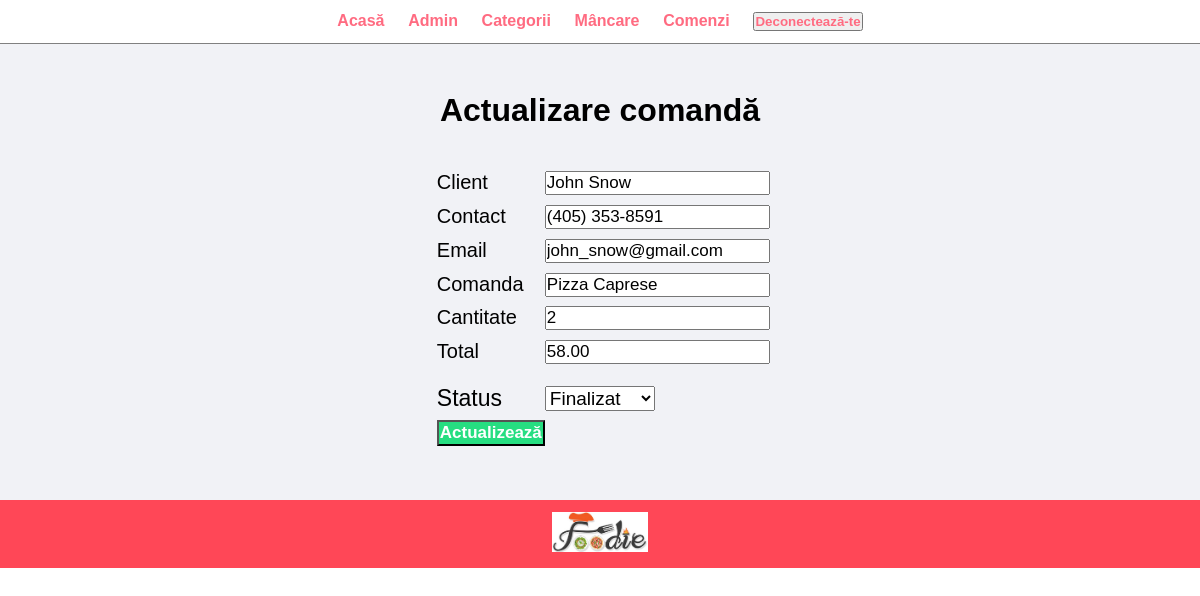
The app's page /admin/update-order.php?id=14 (signed in) with its own data.
### tables this page shows
CREATE TABLE IF NOT EXISTS `order` (
  `id` int(10) unsigned NOT NULL auto_increment,
  `food` varchar(150) NOT NULL,
  `price` decimal(10,2) NOT NULL,
  `quantity` int(11) NOT NULL,
  `total` decimal(10,2) NOT NULL,
  `order_date` datetime NOT NULL,
  `status` varchar(50) NOT NULL,
  `customer_name` varchar(150) NOT NULL,
  `customer_contact` varchar(20) NOT NULL,
  `customer_email` varchar(150) NOT NULL,
  `customer_address` varchar(255) NOT NULL,
  PRIMARY KEY  (`id`)
);

### admin/update-order.php (the view, shortened to what this page needs)
<?php include('partials/menu.php'); ?>
<?php
    if(isset($_GET['id']))
    {
        $id = $_GET['id'];
        $sql = "SELECT * FROM `order` WHERE id='$id'";
        $result = mysqli_query($connection, $sql);
        if($result==TRUE)
        {
            $cnt = mysqli_num_rows($result);
            if($cnt == 1)
            {
                $nr = mysqli_fetch_assoc($result);
                $food = $nr['food'];
                $quantity = $nr['quantity'];
                $total = $nr['total'];
                $customer_name = $nr['customer_name'];
                $customer_contact = $nr['customer_contact'];
                $customer_email = $nr['customer_email'];
                $status = $nr['status'];
            }
            else
            {
                $_SESSION['no-order'] = "<div class='error'>Comanda nu a fost găsită.</div>";
                header("location: http://localhost/ATESTAT/admin/manage-order.php");
            }
        }
    }
    else header("location:http://localhost/ATESTAT/admin/manage-order.php");
?>
<div class="main-content">
    <div class="wrapper">
        <h1 style="text-align: center;">Actualizare comandă</h1>
        <br>
        <br>
        <form action="" method="POST">
            <table class="tbl-30">
                <tr>
                    <td>Client</td>
                    <td><input type="text" name="customer_name" value="<?php echo $customer_name; ?>"></td>
                </tr>
                <tr>
                    <td>Contact</td>
                    <td><input type="tel" name="customer_contact" value="<?php echo $customer_contact; ?>"></td>
                </tr>
                <tr>
                    <td>Email</td>
                    <td><input type="email" name="customer_email" value="<?php echo $customer_email; ?>"></td>
                </tr>
                <tr>
                    <td>Comanda</td>
                    <td><input name="food" value="<?php echo $food; ?>"></td>
                </tr>
                <tr>
                    <td>Cantitate</td>
                    <td><input name="quantity" value="<?php echo $quantity; ?>"></td>
                </tr>
                <tr>
                    <td>Total</td>
                    <td><input type="total" name="total" value="<?php echo $total; ?>"></td>
                </tr>
                <tr>
                    <td style="font-size: 23px;">Status</td>
                    <td>
                        <select name="status" style="font-size: 19px;">
                            <option value="Finalizat" <?php if($status=="Finalizat"){echo "selected";} ?>>Finalizat</option>
                        </select>
                    </td>
                </tr>
                <tr>
                    <td>
                        <input type="submit" name="submit" value="Actualizează" class="btn-green">
                    </td>
                </tr>
            </table>
        </form>
    </div>
</div>
<?php include('partials/footer.php'); ?>

### css/admin.css (style rules this page uses)
* { margin: 0; padding: 0; font-family: Arial, Helvetica, sans-serif; }
.wrapper { padding: 1%; width: 80%; margin: 0 auto; }
.tbl-30 { width: 30%; font-size: 20px; margin-left: auto; margin-right: auto; }
input { font-size: 17px; }
table tr td { padding: 1%; }
.btn-green { background-color: #26de81; padding: 1%; color: white; font-weight: bold; text-decoration: none; }
.main-content { background-color: #f1f2f6; padding: 3% 0; height: 70%; overflow: auto; }

### records on screen
order: customer_name "John Snow", customer_contact "(405) 353-8591", customer_email "john_snow@gmail.com", food "Pizza Caprese", quantity "2", total "58.00", status "Finalizat"
